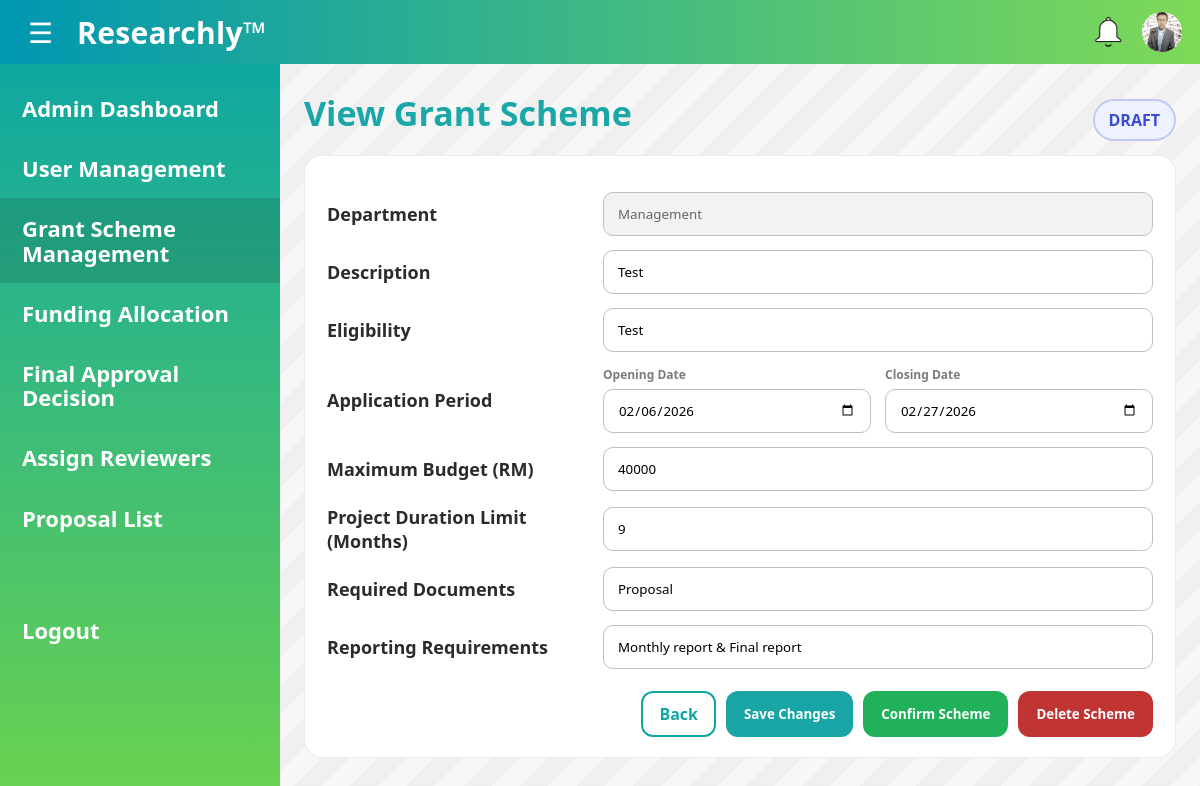
The app's page /admin/grants/b6972d6b-4768-4847-9e09-f5c11f15d9e2 (signed in), older data.
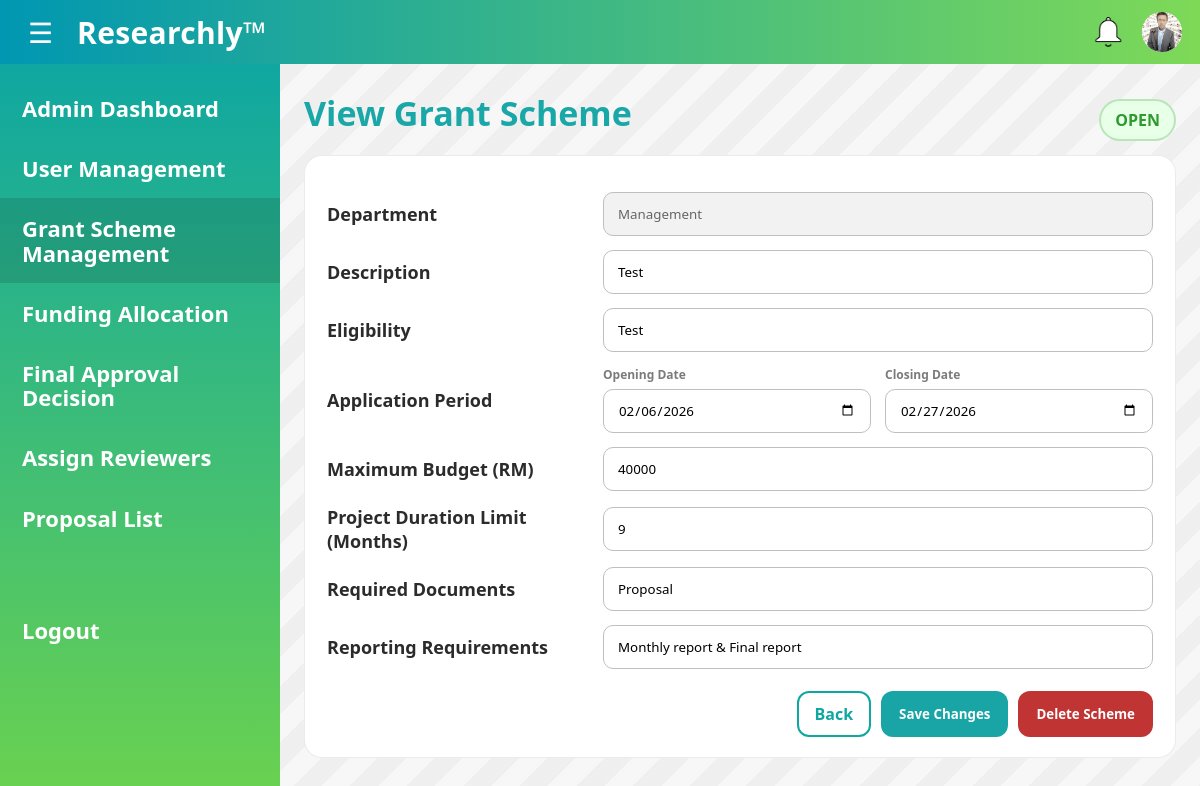
The same page, newer data.
### main.py (models this page shows)
class GrantScheme(db.Model):
    scheme_id = db.Column(db.String(36), primary_key=True, default=lambda: str(uuid.uuid4()))
    admin_id = db.Column(
        db.String(36),
        db.ForeignKey('admin.admin_id'),
    )
    department_id = db.Column(
        db.String(36),
        db.ForeignKey('department.department_id'),
    )
    description = db.Column(db.String(500), nullable=False)
    eligibiliity = db.Column(db.String(500), nullable=False)
    open_date = db.Column(db.Date, nullable=False)
    close_date = db.Column(db.Date, nullable=False)
    max_budget = db.Column(db.Integer, nullable=False)
    project_duration_limit = db.Column(db.Integer, nullable=False)
    required_documents = db.Column(db.String(500), nullable=False)
    reporting_requirements = db.Column(db.String(500), nullable=False)
    scheme_status = db.Column(db.String(20), nullable=False)
    created_at = db.Column(db.DateTime, default=lambda:datetime.now(timezone.utc), nullable=False)
    updated_at = db.Column(db.DateTime, default=lambda:datetime.now(timezone.utc), onupdate=lambda:datetime.now(timezone.utc), nullable=False)

### main.py (the view, shortened to what this page needs)
@app.route("/admin/grants/<scheme_id>", methods=["GET", "POST"])
@login_required
@admin_required
def admin_grant_view(scheme_id):
    scheme = GrantScheme.query.get_or_404(scheme_id)
    departments = Department.query.order_by(Department.department_name.asc()).all()
    st = (scheme.scheme_status or "").upper()
    return render_template(
        "admin_grant_scheme_view.html",
        scheme=scheme,
        departments=departments
    )

### main.py (called while the page is built)
@login_manager.user_loader
def load_user(user_id):
    return User.query.get(user_id)

def get_profile(user_id: str):
    return UserProfile.query.filter_by(user_id=user_id).first()

def is_admin_user(user: User) -> bool:
    prof = get_profile(user.id)
    return bool(prof and prof.account_status == "ACTIVE" and prof.role == "ADMIN")

def admin_required(fn):
    @wraps(fn)
    def wrapper(*args, **kwargs):
        if not current_user.is_authenticated:
            return login_manager.unauthorized()
        if not is_admin_user(current_user):
            abort(403)
        return fn(*args, **kwargs)
    return wrapper

@app.context_processor
def inject_profile():
    if current_user.is_authenticated:
        return {"prof": get_profile(current_user.id)}
    return {"prof": None}

### templates/admin_grant_scheme_view.html (shortened to what the changed rows need)
<!DOCTYPE html>
<html lang="en">
<head>
  <link rel="stylesheet" href="{{ url_for('static', filename='css/admin_view_grant_scheme.css') }}">
  <link rel="stylesheet" href="{{ url_for('static', filename='css/colors.css') }}">
</head>
<body>
  <main class="layout">
    <section class="content">
      <div class="page-wrap">
        <div class="page-head">
          <h1>View Grant Scheme</h1>
          {% set st = (scheme.scheme_status or '').upper() %}
          <span class="status-pill {{ st|lower }}">{{ st }}</span>
        </div>
        {% set can_edit   = st in ['OPEN', 'DRAFT'] %}
        {% set can_delete = st in ['OPEN', 'DRAFT'] %}
        {% set can_confirm = st == 'DRAFT' %}
        {% set readonly = not can_edit %}
        <form class="card form" method="POST">
          <div class="row">
            <label>Description</label>
            <input type="text" name="description" value="{{ scheme.description }}" {% if readonly %}disabled{% endif %}>
          </div>
          <div class="row">
            <label>Eligibility</label>
            <input type="text" name="eligibiliity" value="{{ scheme.eligibiliity }}" {% if readonly %}disabled{% endif %}>
          </div>
          <div class="row">
            <div class="date-range">
              <div class="date-box">
                <span class="mini">Opening Date</span>
                <input type="date" name="open_date"
                       value="{{ scheme.open_date.strftime('%Y-%m-%d') if scheme.open_date else '' }}"
                       {% if readonly %}disabled{% endif %}>
              </div>
              <div class="date-box">
                <span class="mini">Closing Date</span>
                <input type="date" name="close_date"
                       value="{{ scheme.close_date.strftime('%Y-%m-%d') if scheme.close_date else '' }}"
                       {% if readonly %}disabled{% endif %}>
              </div>
            </div>
          </div>
          <div class="row">
            <label>Maximum Budget (RM)</label>
            <input type="number" name="max_budget" value="{{ scheme.max_budget }}" {% if readonly %}disabled{% endif %}>
          </div>
          <div class="row">
            <label>Project Duration Limit (Months)</label>
            <input type="number" name="project_duration_limit" value="{{ scheme.project_duration_limit }}" {% if readonly %}disabled{% endif %}>
          </div>
          <div class="row">
            <label>Required Documents</label>
            <input type="text" name="required_documents" value="{{ scheme.required_documents }}" {% if readonly %}disabled{% endif %}>
          </div>
          <div class="row">
            <label>Reporting Requirements</label>
            <input type="text" name="reporting_requirements" value="{{ scheme.reporting_requirements }}" {% if readonly %}disabled{% endif %}>
          </div>
          <div class="actions-row">
            <a class="btn ghost" href="{{ url_for('admin_grants', status='ALL') }}">Back</a>
            {% if can_edit %}
              <button class="btn secondary" name="action" value="save" type="submit">Save Changes</button>
            {% endif %}
            {% if can_confirm %}
              <button class="btn primary" name="action" value="open" type="submit">Confirm Scheme</button>
            {% endif %}
            {% if can_delete %}
              <button class="btn danger" name="action" value="delete" type="submit"
                onclick="return confirm('Delete this scheme? This cannot be undone.');">
                Delete Scheme
              </button>
            {% endif %}
          </div>
        </form>
      </div>
    </section>
  </main>
</body>
</html>

Row changes from the older to the newer data that the page shows:
changed GrantScheme "Test": scheme_status "DRAFT" → "OPEN"
Text that changed along with them:
text no longer shown: "Confirm Scheme"
